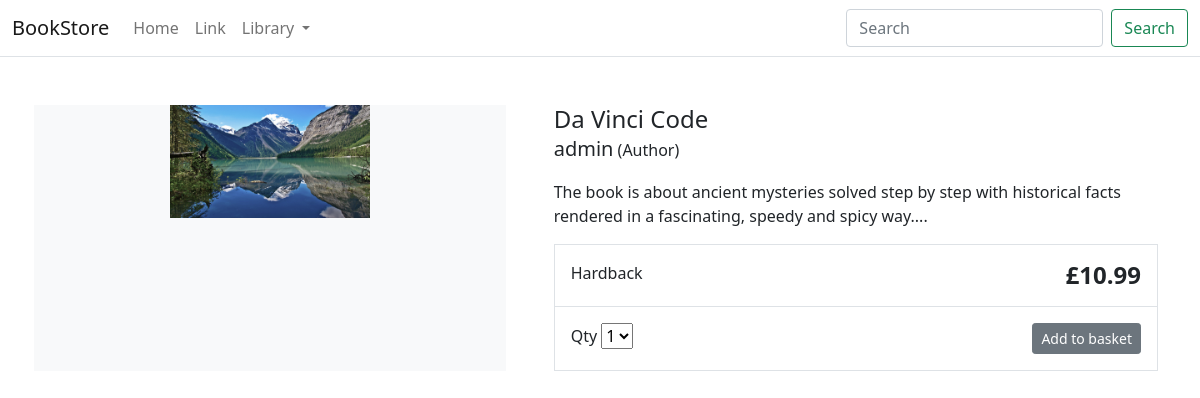
The page /item/da-vinci-code/ on the database its author committed.
### store/models.py (models this page shows, shortened)
class Product(models.Model):
    category=models.ForeignKey(Category, related_name='product', on_delete=models.CASCADE)
    created_by=models.ForeignKey(User, on_delete=models.CASCADE, related_name='product_creator')
    title=models.CharField(max_length=255)
    author=models.CharField(max_length=255, default='admin')
    description=models.TextField(default=True)
    image=models.ImageField(upload_to='image/')
    slug=models.SlugField(max_length=255)
    price=models.DecimalField(max_digits=4, decimal_places=2)
    in_stock=models.BooleanField(default=True)
    is_active=models.BooleanField(default=True)
    created=models.DateTimeField(auto_now_add=True)
    updated=models.DateTimeField(auto_now=True)
    class Meta:
        verbose_name_plural='Products'
        ordering=('-created',)

### store/views.py (the view)
# urls.py: path('item/<slug:slug>/', views.product_detail, name='product_detail'),
def product_detail(request, slug):
    product=get_object_or_404(Product, slug=slug, in_stock=True)
    return render(request, 'store/products/detail.html', {'product':product})

### store/models.py (called while the page is built)
    def get_absolute_url(self):
        return reverse('store:category_list', args=[self.slug])

### store/views.py (called while the page is built)
def categories(request):
    return{
        'categories':Category.objects.all()
    }

### templates/store/products/detail.html (shortened to what this page needs)
{% extends "store/base.html" %}
{% load static %}
{% block content %}
<div class="container">
    <main class="pt-5">
        <div class="row g-3">
            <div class="col-md-5 col-lg-5 order-md-first bg-light">
                <img class="img-fluid mx-auto d-block" width="200px" alt="Responsive image" src="{{ product.image.url }}">
            </div>
            <div class="col-md-7 col-lg-7 ps-md-3 ps-lg-5">
                <h1 class="mb-0 h4">{{ product.title }}</h1>
                <p><span class="lead">{{ product.author }}</span> (Author)</p>
                <p>{{ product.description|slice:":355" }}...</p>
                <div class="border">
                    <div class="col border-bottom">
                        <div class="row p-3">
                            <div class="col-6">Hardback</div>
                            <div class="col-6 text-end"><span class="h4 fw-bold">£{{ product.price }}</span></div>
                        </div>
                    </div>
                    <div class="col">
                        <div class="row p-3">
                            <div class="col-6">
                                <label for="select">Qty</label>
                                <select id="select">
                                    <option value="">1</option>
                                </select>
                            </div>
                            <div class="col-6 text-end"><button type="button" class="btn btn-secondary btn-sm">Add to
                                    basket</button></div>
                        </div>
                    </div>
                </div>
            </div>
        </div>
    </main>
</div>
{% endblock %}

### rows shown on the page
Product: image (picture), title "Da Vinci Code", author "admin", description "The book is about ancient mysteries solved step by step with historical facts rendered in a fascinating, speedy and spicy way.", price "10.99"
